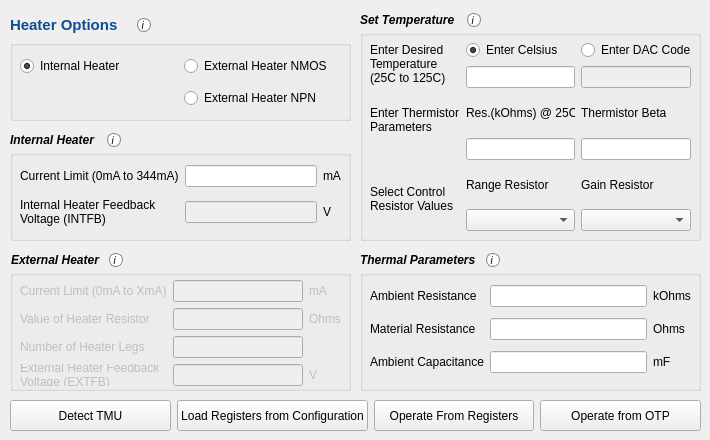
    <widget class="QWidget" name="tab">
     <attribute name="title">
      <string>General Configuration</string>
     </attribute>
     <widget class="QGroupBox" name="groupBox_3">
      <property name="geometry">
       <rect>
        <x>360</x>
        <y>30</y>
        <width>341</width>
        <height>211</height>
       </rect>
      </property>
      <property name="title">
       <string/>
      </property>
      <widget class="QWidget" name="gridLayoutWidget_5">
       <property name="geometry">
        <rect>
         <x>10</x>
         <y>10</y>
         <width>321</width>
         <height>191</height>
        </rect>
       </property>
       <layout class="QGridLayout" name="gridLayout_5">
        <item row="5" column="1">
         <widget class="QComboBox" name="comboBox"/>
        </item>
        <item row="5" column="2">
         <widget class="QComboBox" name="comboBox_2"/>
        </item>
        <item row="4" column="2">
         <widget class="QLabel" name="label_2">
          <property name="text">
           <string>Gain Resistor</string>
          </property>
         </widget>
        </item>
        <item row="2" column="0" rowspan="2">
         <widget class="QLabel" name="label_23">
          <property name="text">
           <string>Enter Thermistor
Parameters
</string>
          </property>
         </widget>
        </item>
        <item row="4" column="0" rowspan="2">
         <widget class="QLabel" name="label_24">
          <property name="text">
           <string>Select Control
Resistor Values</string>
          </property>
         </widget>
        </item>
        <item row="0" column="1">
         <widget class="QRadioButton" name="radioButton_3">
          <property name="text">
           <string>Enter Celsius</string>
          </property>
          <property name="checked">
           <bool>true</bool>
          </property>
         </widget>
        </item>
        <item row="3" column="1">
         <widget class="QLineEdit" name="lineEdit_15"/>
        </item>
        <item row="2" column="1">
         <widget class="QLabel" name="label_20">
          <property name="text">
           <string>Res.(kOhms) @ 25C</string>
          </property>
         </widget>
        </item>
        <item row="0" column="2">
         <widget class="QRadioButton" name="radioButton_4">
          <property name="text">
           <string>Enter DAC Code</string>
          </property>
         </widget>
        </item>
        <item row="3" column="2">
         <widget class="QLineEdit" name="lineEdit_16"/>
        </item>
        <item row="2" column="2">
         <widget class="QLabel" name="label_21">
          <property name="text">
           <string>Thermistor Beta</string>
          </property>
         </widget>
        </item>
        <item row="4" column="1">
         <widget class="QLabel" name="label">
          <property name="text">
           <string>Range Resistor</string>
          </property>
         </widget>
        </item>
        <item row="1" column="1">
         <widget class="QLineEdit" name="lineEdit"/>
        </item>
        <item row="1" column="2">
         <widget class="QLineEdit" name="lineEdit_2">
          <property name="enabled">
           <bool>false</bool>
          </property>
         </widget>
        </item>
        <item row="0" column="0" rowspan="2">
         <widget class="QLabel" name="label_22">
          <property name="text">
           <string>Enter Desired
Temperature
(25C to 125C)</string>
          </property>
         </widget>
        </item>
       </layout>
      </widget>
     </widget>
     <widget class="QGroupBox" name="groupBox">
      <property name="geometry">
       <rect>
        <x>10</x>
        <y>40</y>
        <width>341</width>
        <height>81</height>
       </rect>
      </property>
      <property name="title">
       <string/>
      </property>
      <widget class="QWidget" name="gridLayoutWidget">
       <property name="geometry">
        <rect>
         <x>10</x>
         <y>10</y>
         <width>321</width>
         <height>65</height>
        </rect>
       </property>
       <layout class="QGridLayout" name="gridLayout">
        <item row="1" column="1">
         <widget class="QRadioButton" name="radioButton_10">
          <property name="text">
           <string>External Heater NPN</string>
          </property>
         </widget>
        </item>
        <item row="0" column="0">
         <widget class="QRadioButton" name="radioButton">
          <property name="text">
           <string>Internal Heater</string>
          </property>
          <property name="checked">
           <bool>true</bool>
          </property>
         </widget>
        </item>
        <item row="0" column="1">
         <widget class="QRadioButton" name="radioButton_2">
          <property name="text">
           <string>External Heater NMOS</string>
          </property>
         </widget>
        </item>
       </layout>
      </widget>
     </widget>
     <widget class="QWidget" name="horizontalLayoutWidget_2">
      <property name="geometry">
       <rect>
        <x>10</x>
        <y>10</y>
        <width>141</width>
        <height>31</height>
       </rect>
      </property>
      <layout class="QHBoxLayout" name="horizontalLayout_2">
       <item>
        <widget class="QLabel" name="label_31">
         <property name="text">
          <string>&lt;html&gt;&lt;head/&gt;&lt;body&gt;&lt;p&gt;&lt;span style=&quot; font-size:11pt; font-weight:600; color:#0f4b96;&quot;&gt;Heater Options&lt;/span&gt;&lt;/p&gt;&lt;/body&gt;&lt;/html&gt;</string>
         </property>
        </widget>
       </item>
       <item>
        <widget class="QPushButton" name="infoButton_HeaterOptions">
         <property name="styleSheet">
          <string notr="true">QPushButton::!pressed{
background-color: white;
border-style: solid;
border-width:1px;
border-radius:7px;
border-color: gray;
max-width:12px;
max-height:12px;
min-width:12px;
min-height:12px;
font-size: 10px;
font-family: &quot;Bookman Old Style&quot;;
font-style:italic;
}

QPushButton::pressed{
background-color: rgb(216, 192, 95);
border-style: solid;
border-width:1px;
border-radius:7px;
border-color: gray;
max-width:12px;
max-height:12px;
min-width:12px;
min-height:12px;
font-size: 10px;
font-family: &quot;Bookman Old Style&quot;;
font-style:italic;
}</string>
         </property>
         <property name="text">
          <string>i </string>
         </property>
        </widget>
       </item>
      </layout>
     </widget>
     <widget class="QGroupBox" name="groupBox_4">
      <property name="geometry">
       <rect>
        <x>10</x>
        <y>150</y>
        <width>341</width>
        <height>91</height>
       </rect>
      </property>
      <property name="title">
       <string/>
      </property>
      <widget class="QWidget" name="gridLayoutWidget_3">
       <property name="geometry">
        <rect>
         <x>10</x>
         <y>10</y>
         <width>321</width>
         <height>71</height>
        </rect>
       </property>
       <layout class="QGridLayout" name="gridLayout_3">
        <item row="1" column="0">
         <widget class="QLabel" name="label_15">
          <property name="text">
           <string>Internal Heater Feedback
Voltage (INTFB)</string>
          </property>
         </widget>
        </item>
        <item row="0" column="1">
         <widget class="QLineEdit" name="lineEdit_6"/>
        </item>
        <item row="1" column="1">
         <widget class="QLineEdit" name="lineEdit_10">
          <property name="enabled">
           <bool>false</bool>
          </property>
         </widget>
        </item>
        <item row="0" column="0">
         <widget class="QLabel" name="label_10">
          <property name="text">
           <string>Current Limit (0mA to 344mA)</string>
          </property>
         </widget>
        </item>
        <item row="0" column="2">
         <widget class="QLabel" name="label_5">
          <property name="text">
           <string>mA</string>
          </property>
         </widget>
        </item>
        <item row="1" column="2">
         <widget class="QLabel" name="label_8">
          <property name="text">
           <string>V</string>
          </property>
         </widget>
        </item>
       </layout>
      </widget>
     </widget>
     <widget class="QWidget" name="horizontalLayoutWidget_3">
      <property name="geometry">
       <rect>
        <x>10</x>
        <y>130</y>
        <width>111</width>
        <height>21</height>
       </rect>
      </property>
      <layout class="QHBoxLayout" name="horizontalLayout_3">
       <item>
        <widget class="QLabel" name="label_32">
         <property name="text">
          <string>&lt;html&gt;&lt;head/&gt;&lt;body&gt;&lt;p&gt;&lt;span style=&quot; font-weight:600; font-style:italic;&quot;&gt;Internal Heater&lt;/span&gt;&lt;/p&gt;&lt;/body&gt;&lt;/html&gt;</string>
         </property>
        </widget>
       </item>
       <item>
        <widget class="QPushButton" name="infoButton_InternalHeater">
         <property name="styleSheet">
          <string notr="true">QPushButton::!pressed{
background-color: white;
border-style: solid;
border-width:1px;
border-radius:7px;
border-color: gray;
max-width:12px;
max-height:12px;
min-width:12px;
min-height:12px;
font-size: 10px;
font-family: &quot;Bookman Old Style&quot;;
font-style:italic;
}

QPushButton::pressed{
background-color: rgb(216, 192, 95);
border-style: solid;
border-width:1px;
border-radius:7px;
border-color: gray;
max-width:12px;
max-height:12px;
min-width:12px;
min-height:12px;
font-size: 10px;
font-family: &quot;Bookman Old Style&quot;;
font-style:italic;
}</string>
         </property>
         <property name="text">
          <string>i </string>
         </property>
        </widget>
       </item>
      </layout>
     </widget>
     <widget class="QWidget" name="horizontalLayoutWidget_4">
      <property name="geometry">
       <rect>
        <x>11</x>
        <y>250</y>
        <width>112</width>
        <height>21</height>
       </rect>
      </property>
      <layout class="QHBoxLayout" name="horizontalLayout_4">
       <item>
        <widget class="QLabel" name="label_33">
         <property name="text">
          <string>&lt;html&gt;&lt;head/&gt;&lt;body&gt;&lt;p&gt;&lt;span style=&quot; font-weight:600; font-style:italic;&quot;&gt;External Heater&lt;/span&gt;&lt;/p&gt;&lt;/body&gt;&lt;/html&gt;</string>
         </property>
        </widget>
       </item>
       <item>
        <widget class="QPushButton" name="infoButton_ExternalHeater">
         <property name="styleSheet">
          <string notr="true">QPushButton::!pressed{
background-color: white;
border-style: solid;
border-width:1px;
border-radius:7px;
border-color: gray;
max-width:12px;
max-height:12px;
min-width:12px;
min-height:12px;
font-size: 10px;
font-family: &quot;Bookman Old Style&quot;;
font-style:italic;
}

QPushButton::pressed{
background-color: rgb(216, 192, 95);
border-style: solid;
border-width:1px;
border-radius:7px;
border-color: gray;
max-width:12px;
max-height:12px;
min-width:12px;
min-height:12px;
font-size: 10px;
font-family: &quot;Bookman Old Style&quot;;
font-style:italic;
}</string>
         </property>
         <property name="text">
          <string>i </string>
         </property>
        </widget>
       </item>
      </layout>
     </widget>
     <widget class="QGroupBox" name="groupBox_5">
      <property name="enabled">
       <bool>false</bool>
      </property>
      <property name="geometry">
       <rect>
        <x>10</x>
        <y>270</y>
        <width>341</width>
        <height>121</height>
       </rect>
      </property>
      <property name="title">
       <string/>
      </property>
      <widget class="QWidget" name="gridLayoutWidget_7">
       <property name="geometry">
        <rect>
         <x>10</x>
         <y>10</y>
         <width>321</width>
         <height>106</height>
        </rect>
       </property>
       <layout class="QGridLayout" name="gridLayout_7">
        <item row="0" column="0">
         <widget class="QLabel" name="label_6">
          <property name="text">
           <string>Current Limit (0mA to XmA)</string>
          </property>
         </widget>
        </item>
        <item row="2" column="0">
         <widget class="QLabel" name="label_9">
          <property name="text">
           <string>Number of Heater Legs</string>
          </property>
         </widget>
        </item>
        <item row="0" column="1">
         <widget class="QLineEdit" name="lineEdit_9">
          <property name="enabled">
           <bool>false</bool>
          </property>
         </widget>
        </item>
        <item row="3" column="1">
         <widget class="QLineEdit" name="lineEdit_14">
          <property name="enabled">
           <bool>false</bool>
          </property>
         </widget>
        </item>
        <item row="1" column="0">
         <widget class="QLabel" name="label_7">
          <property name="text">
           <string>Value of Heater Resistor</string>
          </property>
         </widget>
        </item>
        <item row="3" column="0">
         <widget class="QLabel" name="label_18">
          <property name="text">
           <string>External Heater Feedback
Voltage (EXTFB)</string>
          </property>
         </widget>
        </item>
        <item row="1" column="1">
         <widget class="QLineEdit" name="lineEdit_7"/>
        </item>
        <item row="2" column="1">
         <widget class="QLineEdit" name="lineEdit_8">
          <property name="enabled">
           <bool>false</bool>
          </property>
         </widget>
        </item>
        <item row="0" column="2">
         <widget class="QLabel" name="label_16">
          <property name="text">
           <string>mA</string>
          </property>
         </widget>
        </item>
        <item row="1" column="2">
         <widget class="QLabel" name="label_17">
          <property name="text">
           <string>Ohms</string>
          </property>
         </widget>
        </item>
        <item row="3" column="2">
         <widget class="QLabel" name="label_19">
          <property name="text">
           <string>V</string>
          </property>
         </widget>
        </item>
       </layout>
      </widget>
     </widget>
     <widget class="QWidget" name="horizontalLayoutWidget_5">
      <property name="geometry">
       <rect>
        <x>360</x>
        <y>10</y>
        <width>121</width>
        <height>21</height>
       </rect>
      </property>
      <layout class="QHBoxLayout" name="horizontalLayout_5">
       <item>
        <widget class="QLabel" name="label_34">
         <property name="text">
          <string>&lt;html&gt;&lt;head/&gt;&lt;body&gt;&lt;p&gt;&lt;span style=&quot; font-weight:600; font-style:italic;&quot;&gt;Set Temperature&lt;/span&gt;&lt;/p&gt;&lt;/body&gt;&lt;/html&gt;</string>
         </property>
        </widget>
       </item>
       <item>
        <widget class="QPushButton" name="infoButton_SetTemperature">
         <property name="styleSheet">
          <string notr="true">QPushButton::!pressed{
background-color: white;
border-style: solid;
border-width:1px;
border-radius:7px;
border-color: gray;
max-width:12px;
max-height:12px;
min-width:12px;
min-height:12px;
font-size: 10px;
font-family: &quot;Bookman Old Style&quot;;
font-style:italic;
}

QPushButton::pressed{
background-color: rgb(216, 192, 95);
border-style: solid;
border-width:1px;
border-radius:7px;
border-color: gray;
max-width:12px;
max-height:12px;
min-width:12px;
min-height:12px;
font-size: 10px;
font-family: &quot;Bookman Old Style&quot;;
font-style:italic;
}</string>
         </property>
         <property name="text">
          <string>i </string>
         </property>
        </widget>
       </item>
      </layout>
     </widget>
     <widget class="QWidget" name="layoutWidget">
      <property name="geometry">
       <rect>
        <x>10</x>
        <y>400</y>
        <width>691</width>
        <height>31</height>
       </rect>
      </property>
      <layout class="QHBoxLayout" name="horizontalLayout_14">
       <item>
        <widget class="QPushButton" name="pushButton_4">
         <property name="sizePolicy">
          <sizepolicy hsizetype="Minimum" vsizetype="Expanding">
           <horstretch>0</horstretch>
           <verstretch>0</verstretch>
          </sizepolicy>
         </property>
         <property name="text">
          <string>Detect TMU</string>
         </property>
        </widget>
       </item>
       <item>
        <widget class="QPushButton" name="pushButton_2">
         <property name="sizePolicy">
          <sizepolicy hsizetype="Minimum" vsizetype="Expanding">
           <horstretch>0</horstretch>
           <verstretch>0</verstretch>
          </sizepolicy>
         </property>
         <property name="text">
          <string>Load Registers from Configuration</string>
         </property>
        </widget>
       </item>
       <item>
        <widget class="QPushButton" name="pushButton_5">
         <property name="sizePolicy">
          <sizepolicy hsizetype="Minimum" vsizetype="Expanding">
           <horstretch>0</horstretch>
           <verstretch>0</verstretch>
          </sizepolicy>
         </property>
         <property name="text">
          <string>Operate From Registers</string>
         </property>
        </widget>
       </item>
       <item>
        <widget class="QPushButton" name="pushButton_6">
         <property name="sizePolicy">
          <sizepolicy hsizetype="Minimum" vsizetype="Expanding">
           <horstretch>0</horstretch>
           <verstretch>0</verstretch>
          </sizepolicy>
         </property>
         <property name="text">
          <string>Operate from OTP</string>
         </property>
        </widget>
       </item>
      </layout>
     </widget>
     <widget class="QGroupBox" name="groupBox_7">
      <property name="geometry">
       <rect>
        <x>360</x>
        <y>270</y>
        <width>341</width>
        <height>121</height>
       </rect>
      </property>
      <property name="title">
       <string/>
      </property>
      <widget class="QWidget" name="gridLayoutWidget_8">
       <property name="geometry">
        <rect>
         <x>10</x>
         <y>10</y>
         <width>321</width>
         <height>101</height>
        </rect>
       </property>
       <layout class="QGridLayout" name="gridLayout_9">
        <item row="0" column="0">
         <widget class="QLabel" name="label_52">
          <property name="text">
           <string>Ambient Resistance</string>
          </property>
         </widget>
        </item>
        <item row="0" column="1">
         <widget class="QLineEdit" name="lineEdit_23"/>
        </item>
        <item row="0" column="2">
         <widget class="QLabel" name="label_53">
          <property name="text">
           <string>kOhms</string>
          </property>
         </widget>
        </item>
        <item row="1" column="1">
         <widget class="QLineEdit" name="lineEdit_24"/>
        </item>
        <item row="2" column="1">
         <widget class="QLineEdit" name="lineEdit_25"/>
        </item>
        <item row="1" column="0">
         <widget class="QLabel" name="label_54">
          <property name="text">
           <string>Material Resistance</string>
          </property>
         </widget>
        </item>
        <item row="2" column="0">
         <widget class="QLabel" name="label_55">
          <property name="text">
           <string>Ambient Capacitance</string>
          </property>
         </widget>
        </item>
        <item row="1" column="2">
         <widget class="QLabel" name="label_56">
          <property name="text">
           <string>Ohms</string>
          </property>
         </widget>
        </item>
        <item row="2" column="2">
         <widget class="QLabel" name="label_57">
          <property name="text">
           <string>mF</string>
          </property>
         </widget>
        </item>
       </layout>
      </widget>
     </widget>
     <widget class="QWidget" name="horizontalLayoutWidget_8">
      <property name="geometry">
       <rect>
        <x>360</x>
        <y>250</y>
        <width>140</width>
        <height>21</height>
       </rect>
      </property>
      <layout class="QHBoxLayout" name="horizontalLayout_17">
       <item>
        <widget class="QLabel" name="label_51">
         <property name="text">
          <string>&lt;html&gt;&lt;head/&gt;&lt;body&gt;&lt;p&gt;&lt;span style=&quot; font-weight:600; font-style:italic;&quot;&gt;Thermal Parameters&lt;/span&gt;&lt;/p&gt;&lt;/body&gt;&lt;/html&gt;</string>
         </property>
        </widget>
       </item>
       <item>
        <widget class="QPushButton" name="infoButton_ThermalParameters">
         <property name="styleSheet">
          <string notr="true">QPushButton::!pressed{
background-color: white;
border-style: solid;
border-width:1px;
border-radius:7px;
border-color: gray;
max-width:12px;
max-height:12px;
min-width:12px;
min-height:12px;
font-size: 10px;
font-family: &quot;Bookman Old Style&quot;;
font-style:italic;
}

QPushButton::pressed{
background-color: rgb(216, 192, 95);
border-style: solid;
border-width:1px;
border-radius:7px;
border-color: gray;
max-width:12px;
max-height:12px;
min-width:12px;
min-height:12px;
font-size: 10px;
font-family: &quot;Bookman Old Style&quot;;
font-style:italic;
}</string>
         </property>
         <property name="text">
          <string>i </string>
         </property>
        </widget>
       </item>
      </layout>
     </widget>
     <zorder>layoutWidget</zorder>
     <zorder>groupBox_3</zorder>
     <zorder>groupBox</zorder>
     <zorder>horizontalLayoutWidget_2</zorder>
     <zorder>groupBox_4</zorder>
     <zorder>horizontalLayoutWidget_3</zorder>
     <zorder>horizontalLayoutWidget_4</zorder>
     <zorder>groupBox_5</zorder>
     <zorder>horizontalLayoutWidget_5</zorder>
     <zorder>groupBox_7</zorder>
     <zorder>horizontalLayoutWidget_8</zorder>
    </widget>
